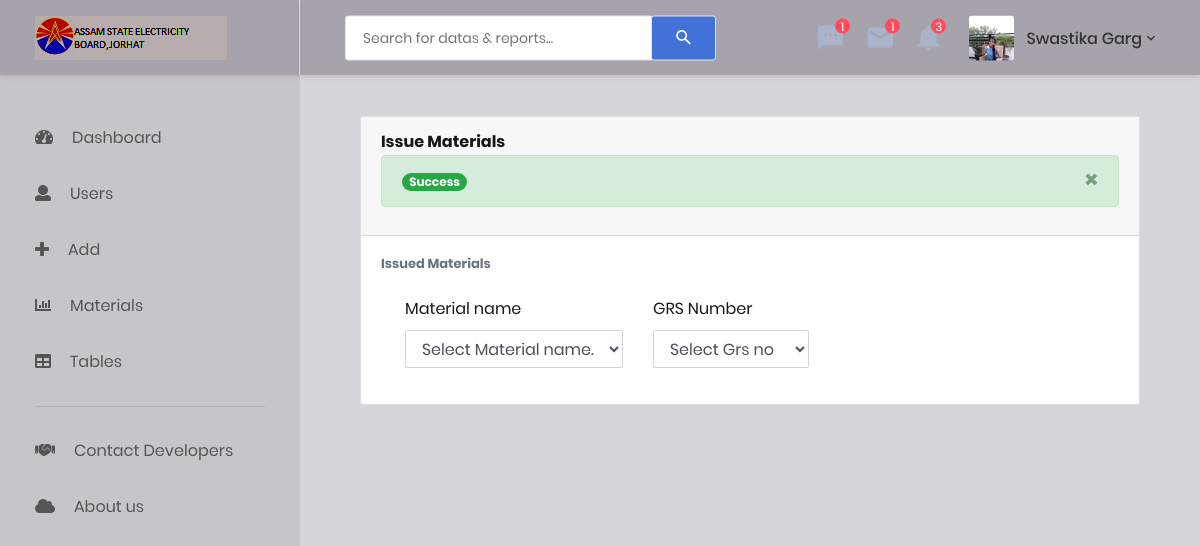
The page /issue.php?issue_material=ok (signed in) on the database its author committed.
### tables this page shows
CREATE TABLE `users` (
  `userid` int(11) NOT NULL,
  `usertypes` int(11) NOT NULL,
  `username` varchar(30) NOT NULL,
  `password` varchar(255) NOT NULL,
  `userpic` varchar(100) NOT NULL,
  `firstname` varchar(50) NOT NULL,
  `lastname` varchar(50) NOT NULL,
  `gender` tinyint(4) NOT NULL,
  `dob` date NOT NULL,
  `phone` bigint(20) NOT NULL,
  `email` varchar(50) NOT NULL,
  `country` varchar(30) NOT NULL,
  `state` varchar(30) NOT NULL,
  `city` varchar(30) NOT NULL,
  `pincode` int(11) NOT NULL,
  `divid` int(11) NOT NULL,
  `designation` varchar(30) NOT NULL
);

### issue.php (the view, shortened to what this page needs)
<?php
include('header.php');
?>
<div class="col-lg-12">
    <div class="card">
        <div class="card-header">
            <strong>Issue Materials</strong>
            <?php
                                        if(isset($_GET['issue_material'])){
                                            if($_GET['issue_material']=='ok'){
                                                ?>
                                                <div class="sufee-alert alert with-close alert-success alert-dismissible fade show">
                                                <span class="badge badge-pill badge-success">Success</span>
											<button type="button" class="close" data-dismiss="alert" aria-label="Close">
												<span aria-hidden="true">&times;</span>
											</button>
										</div>
                                                <?php
                                            }
                                        }
                                        ?>
        </div>
        <div class="card-body card-block">
        <form action="insertissue.php" method="POST">
                     <h6 class="heading-small text-muted mb-4">Issued Materials</h6>
                   <div class="pl-lg-4">
                    <div class="row">
                     <div class="col-lg-4">
                       <div class="form-group">
                        <label class="form-control-label" for="input-mname">Material name</label>
                          <select class="form-control form-control-alternative"  onchange="javascript:location.href = this.value;" >
                          <option value="">Select Material name...</option>
                          </select>
                       </div>
                     </div>
                   <div class="col-lg-3">
                      <div class="form-group">
                        <label class="form-control-label" for="input-material-name">GRS Number</label>
                        <select class="form-control form-control-alternative" onchange="javascript:location.href = this.value;"  >
                                <option value="">Select Grs no</option>
                        </select>
                      </div>
                    </div>
        </form>
      </div>
</div>

### header.php (shortened to what this page needs)
<?php
$sesid=$_SESSION['userid'];
$sesusertype=$_SESSION['usertypes'];
?>
<?php
    include('conn.php');
    $rs=mysqli_query($conn, "select * from users where userid='$sesid' ");
?>
<!DOCTYPE html>
<html lang="en">
<head>
    <link href="css/font-face.css" rel="stylesheet" media="all">
    <link href="test.css" rel="stylesheet" media="all">
    <link href="vendor/font-awesome-4.7/css/font-awesome.min.css" rel="stylesheet" media="all">
    <link href="vendor/font-awesome-5/css/fontawesome-all.min.css" rel="stylesheet" media="all">
    <link href="vendor/mdi-font/css/material-design-iconic-font.min.css" rel="stylesheet" media="all">
    <link href="vendor/bootstrap-4.1/bootstrap.min.css" rel="stylesheet" media="all">
    <link href="vendor/animsition/animsition.min.css" rel="stylesheet" media="all">
    <link href="vendor/bootstrap-progressbar/bootstrap-progressbar-3.3.4.min.css" rel="stylesheet" media="all">
    <link href="vendor/wow/animate.css" rel="stylesheet" media="all">
    <link href="vendor/css-hamburgers/hamburgers.min.css" rel="stylesheet" media="all">
    <link href="vendor/slick/slick.css" rel="stylesheet" media="all">
    <link href="vendor/select2/select2.min.css" rel="stylesheet" media="all">
    <link href="vendor/perfect-scrollbar/perfect-scrollbar.css" rel="stylesheet" media="all">
    <link href="css/theme.css" rel="stylesheet" media="all">
</head>
<body class="animsition">
    <div class="page-wrapper">
        <aside class="menu-sidebar d-none d-lg-block">
            <div class="logo">
                <a href="#">
                    <img src="images/icon/apdcllogo.png" alt="Cool Admin" />
                </a>
            </div>
            <div class="menu-sidebar__content js-scrollbar1">
                <nav class="navbar-sidebar">
                    <ul class="list-unstyled navbar__list">
                    <li class="has-sub">
                            <a class="js-arrow" href="show.php">
                                <i class="fas fa-tachometer-alt"></i>Dashboard</a>
                        </li>
                        <?php
                                        if($sesusertype==1){
                                            echo '<li>
                                            <a href="user.php">
                                                    <i class="fas fa-user"></i>Users</a>
                                            </li>';
                                           echo  '<li>
                                                <a href="adition.php">
                                                        <i class="fas fa-plus"></i>Add</a>
                                                </li>';
                                        }
                                    ?>
                        <li class="has-sub">
                            <a class="js-arrow" href="#">
                                <i class="fas fa-chart-bar"></i>Materials</a>
                       </li>
                        <li class="has-sub">
                            <a class="js-arrow" href="#">
                                <i class="fas fa-table"></i>Tables</a>
                        </li>
                    </ul>
                    <hr>
                    <ul class="list-unstyled navbar__list">
                    <li class="has-sub">
                            <a class="js-arrow" href="contactdeveloper.php">
                             <i class="fas fa-handshake-o"></i>Contact Developers</a>
                    </li>
                    <li class="has-sub">
                            <a class="js-arrow" href="aboutus.php">
                             <i class="fas fa-cloud"></i>About us</a>
                    </li>
                                    </ul>
                </nav>
            </div>
        </aside>
        <div class="page-container">
            <header class="header-desktop">
                <div class="section__content section__content--p30">
                    <div class="container-fluid">
                        <div class="header-wrap">
                            <form class="form-header" action="" method="POST">
                                <input class="au-input " type="text" onkeyup="showResult(this.value)" name="search" placeholder="Search for datas &amp; reports..." />
                                <button class="au-btn--submit" type="submit">
                                    <i class="zmdi zmdi-search"></i>
                                </button>
                            </form>
                            <div class="header-button">
                                <div class="noti-wrap">
                                    <div class="noti__item js-item-menu">
                                        <i class="zmdi zmdi-comment-more"></i>
                                        <span class="quantity">1</span>
                                    </div>
                                    <div class="noti__item js-item-menu">
                                        <i class="zmdi zmdi-email"></i>
                                        <span class="quantity">1</span>
                                    </div>
                                    <div class="noti__item js-item-menu">
                                        <i class="zmdi zmdi-notifications"></i>
                                        <span class="quantity">3</span>
                                    </div>
                                </div>
                                <div class="account-wrap">
                                    <div class="account-item clearfix js-item-menu">
                                        <div class="image">
                                        <?php
                                        while($row1 = mysqli_fetch_array($rs)){
                                      ?>
                                            <img src="<?php echo $row1['userpic'] ?>" alt="<?php echo $row1['username']?>" />
                                        </div>
                                        <div class="content">
                                      <a class="js-acc-btn" href="#">  <?php echo $row1['firstname']?> <?php echo $row1['lastname']  ?></a>
                                        </div>
                                        <?php } ?>
                                    </div>
                                </div>
                            </div>
                        </div>
                    </div>
                </div>
            </header>
            <div class="main-content">
                <div class="section__content section__content--p30">
                    <div class="container-fluid">
                        <div class="row">
                            <div class="col-md-12">
</body>
</html>

### rows shown on the page
users: userpic (picture), firstname "Swastika", lastname "Garg"
